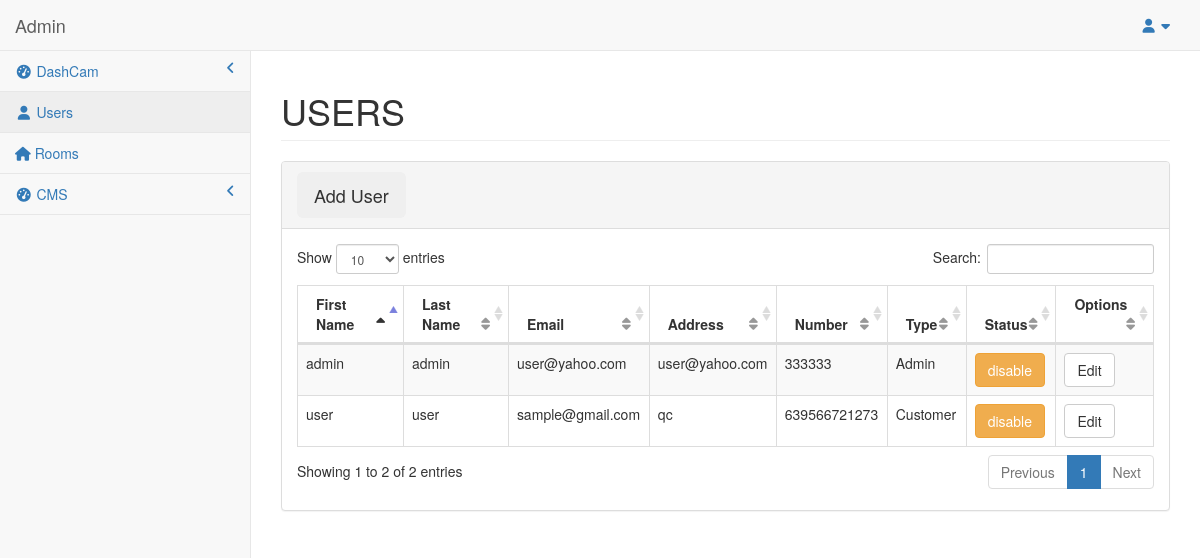
The app's page /admin/pages/users.php with its own data.
### tables this page shows
CREATE TABLE `users` (
  `id` int(11) NOT NULL,
  `firstname` varchar(100) DEFAULT NULL,
  `lastname` varchar(250) NOT NULL,
  `email` varchar(250) NOT NULL,
  `address` varchar(250) NOT NULL,
  `number` varchar(250) NOT NULL,
  `username` varchar(50) DEFAULT NULL,
  `password` varchar(50) DEFAULT NULL,
  `user_type` int(11) DEFAULT NULL,
  `status` int(11) NOT NULL
);

### admin/pages/users.php (the view, shortened to what this page needs)
<?php
function displayadTitle() {
echo "USERS";
}
function displayadContent() {
require '../../db/connection.php';
		?>
		<?php
		echo '
	<div class="panel panel-default">
                        <div class="panel-heading">
                          <button class="btn btn-lg" id="add_user">Add User</button>
                        </div>
                        <div class="panel-body table-responsive">
                            <table width="100%" class="table table-striped table-bordered table-hover" id="dataTables-example">
                                <thead>
                                    <tr>
                                        <th>First Name</th>
                                        <th>Last Name</th>
                                        <th>Email</th>
                                        <th>Address</th>
                                        <th>Number</th>
                                        <th>Type</th>
                                        <th>Status</th>
                                        <th>Options</th>
                                    </tr>
                                </thead><tbody id="tbodyusers">
                                <div class="loader"></div>
                                ';
                          $sel = "SELECT * FROM users ORDER BY user_type";
									$res = mysqli_query($conn,$sel);
									while ($row_users = mysqli_fetch_array($res)) {
										$index = $row_users['id'];
										$fname = $row_users['firstname'];
										$lname = $row_users['lastname'];
										$email = $row_users['email'];
										$address = $row_users['address'];
										$number = $row_users['number'];
										$type = $row_users['user_type'];
										$status = $row_users['status'];
                                echo '  <tr>
                                        <td>'.$fname.'</td>
                                        <td>'.$lname.'</td>
                                        <td>'.$email.'</td>
                                        <td>'.$address.'</td>
                                        <td>'.$number.'</td>';
                                        if ($type == 1 || $type == 3) {
                                        	echo "<td>Admin</td>";
                                        }else if($type == 2){
                                        	echo "<td>Customer</td>";
                                        }
                                        if ($status == 1) {
                                        	echo "<td><a href='status_users.php?index=$index'><button class='btn btn-warning'>disable</button></a></td>";
                                        }else {
                                        	echo "<td><a href='status_users.php?index=$index'><button class='btn btn-primary'>enable</button></a></td>";
                                        }
                                        if ($status == 0 && $type == 2) {
                                        echo "<td><button class='btn btn-default edit_user1'  data-index='$index'>Edit</button></td>";
                                        } elseif ($status == 1 && $type == 2) {
                                        echo "<td><button class='btn btn-default edit_user1'  data-index='$index'>Edit</button></td>";
                                        }elseif ($status == 0 && $type == 3 || $type == 1) {
                                        echo "<td><button class='btn btn-default edit_user1'  data-index='$index'>Edit</button></td>";
                                        }elseif ($status == 1 && $type == 3 || $type == 1) {
                                        echo "<td><button class='btn btn-default edit_user1'  data-index='$index'>Edit</button></td>";
                                        }
                                 echo ' </tr>';
                                   }
                        echo   '
                               	</tbody>
                            </table>
                        </div>
                    </div>
                                	';
}
require 'templatead.php';
?>

### records on screen
users: firstname "admin", lastname "admin", email "user@yahoo.com", address "user@yahoo.com", number "333333", shows "Admin"
users: firstname "user", lastname "user", email "sample@gmail.com", address "qc", number "639566721273", shows "Customer"
